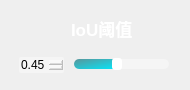
                  <widget class="QFrame" name="IOU_QF_cam">
                   <property name="minimumSize">
                    <size>
                     <width>190</width>
                     <height>90</height>
                    </size>
                   </property>
                   <property name="maximumSize">
                    <size>
                     <width>190</width>
                     <height>90</height>
                    </size>
                   </property>
                   <property name="styleSheet">
                    <string notr="true">QFrame#IOU_QF_cam{
border:2px solid rgb(255, 255, 255);
border-radius:15px;
}</string>
                   </property>
                   <layout class="QVBoxLayout" name="verticalLayout_33">
                    <item>
                     <widget class="QPushButton" name="ToggleBotton_9">
                      <property name="sizePolicy">
                       <sizepolicy hsizetype="Expanding" vsizetype="Fixed">
                        <horstretch>0</horstretch>
                        <verstretch>0</verstretch>
                       </sizepolicy>
                      </property>
                      <property name="minimumSize">
                       <size>
                        <width>0</width>
                        <height>30</height>
                       </size>
                      </property>
                      <property name="maximumSize">
                       <size>
                        <width>16777215</width>
                        <height>30</height>
                       </size>
                      </property>
                      <property name="font">
                       <font>
                        <family>Segoe UI</family>
                        <pointsize>13</pointsize>
                        <italic>false</italic>
                        <bold>true</bold>
                       </font>
                      </property>
                      <property name="cursor">
                       <cursorShape>ArrowCursor</cursorShape>
                      </property>
                      <property name="mouseTracking">
                       <bool>true</bool>
                      </property>
                      <property name="focusPolicy">
                       <enum>Qt::StrongFocus</enum>
                      </property>
                      <property name="contextMenuPolicy">
                       <enum>Qt::DefaultContextMenu</enum>
                      </property>
                      <property name="layoutDirection">
                       <enum>Qt::LeftToRight</enum>
                      </property>
                      <property name="autoFillBackground">
                       <bool>false</bool>
                      </property>
                      <property name="styleSheet">
                       <string notr="true">QPushButton{
background-image: url(:/all/img/IOU.png);
background-repeat: no-repeat;
background-position: left center;
border: none;
border-left: 20px solid transparent;

text-align: left;
padding-left: 40px;
padding-bottom: 4px;
color: rgb(255, 255, 255);
font: 700 13pt &quot;Segoe UI&quot;;
}</string>
                      </property>
                      <property name="text">
                       <string>IoU阈值</string>
                      </property>
                      <!-- <property name="icon">
                       <iconset theme="zoom-out">
                        <normaloff>.</normaloff>.</iconset>
                      </property> -->
                      <property name="autoDefault">
                       <bool>false</bool>
                      </property>
                      <property name="default">
                       <bool>false</bool>
                      </property>
                      <property name="flat">
                       <bool>false</bool>
                      </property>
                     </widget>
                    </item>
                    <item>
                     <widget class="QFrame" name="frame_4">
                      <property name="sizePolicy">
                       <sizepolicy hsizetype="Preferred" vsizetype="Preferred">
                        <horstretch>0</horstretch>
                        <verstretch>0</verstretch>
                       </sizepolicy>
                      </property>
                      <property name="minimumSize">
                       <size>
                        <width>0</width>
                        <height>20</height>
                       </size>
                      </property>
                      <property name="maximumSize">
                       <size>
                        <width>16777215</width>
                        <height>20</height>
                       </size>
                      </property>
                      <layout class="QHBoxLayout" name="horizontalLayout_21">
                       <property name="spacing">
                        <number>10</number>
                       </property>
                       <property name="leftMargin">
                        <number>8</number>
                       </property>
                       <property name="topMargin">
                        <number>0</number>
                       </property>
                       <property name="rightMargin">
                        <number>10</number>
                       </property>
                       <property name="bottomMargin">
                        <number>0</number>
                       </property>
                       <item>
                        <widget class="QDoubleSpinBox" name="iou_spinbox_cam">
                         <property name="cursor">
                          <cursorShape>PointingHandCursor</cursorShape>
                         </property>
                         <property name="styleSheet">
                          <string notr="true">QDoubleSpinBox {
border: 0px solid lightgray;
border-radius: 2px;
background-color: rgba(255,255,255,90);
font: 600 9pt &quot;Segoe UI&quot;;
}
        
QDoubleSpinBox::up-button {
width: 10px;
height: 9px;
margin: 0px 3px 0px 0px;
border-image: url(:/all/img/box_up.png);
}
QDoubleSpinBox::up-button:pressed {
margin-top: 1px;
}
            
QDoubleSpinBox::down-button {
width: 10px;
height: 9px;
margin: 0px 3px 0px 0px;
border-image: url(:/all/img/box_down.png);
}
QDoubleSpinBox::down-button:pressed {
margin-bottom: 1px;
}</string>
                         </property>
                         <property name="minimum">
                          <double>0.010000000000000</double>
                         </property>
                         <property name="maximum">
                          <double>1.000000000000000</double>
                         </property>
                         <property name="singleStep">
                          <double>0.050000000000000</double>
                         </property>
                         <property name="value">
                          <double>0.450000000000000</double>
                         </property>
                        </widget>
                       </item>
                       <item>
                        <widget class="QSlider" name="iou_slider_cam">
                         <property name="cursor">
                          <cursorShape>PointingHandCursor</cursorShape>
                         </property>
                         <property name="styleSheet">
                          <string notr="true">QSlider::groove:horizontal {
border: none;
height: 10px;
background-color: rgba(255,255,255,90);
border-radius: 5px;
}

QSlider::handle:horizontal {
width: 10px;
margin: -1px 0px -1px 0px;
border-radius: 3px;
background-color: white;
}

QSlider::sub-page:horizontal {
background-color: qlineargradient(x1:0, y1:0, x2:1, y2:1, stop:0 #59969b, stop:1 #04e7fa);
border-radius: 5px;
}</string>
                         </property>
                         <property name="minimum">
                          <number>1</number>
                         </property>
                         <property name="maximum">
                          <number>100</number>
                         </property>
                         <property name="value">
                          <number>45</number>
                         </property>
                         <property name="orientation">
                          <enum>Qt::Horizontal</enum>
                         </property>
                        </widget>
                       </item>
                      </layout>
                     </widget>
                    </item>
                   </layout>
                  </widget>
